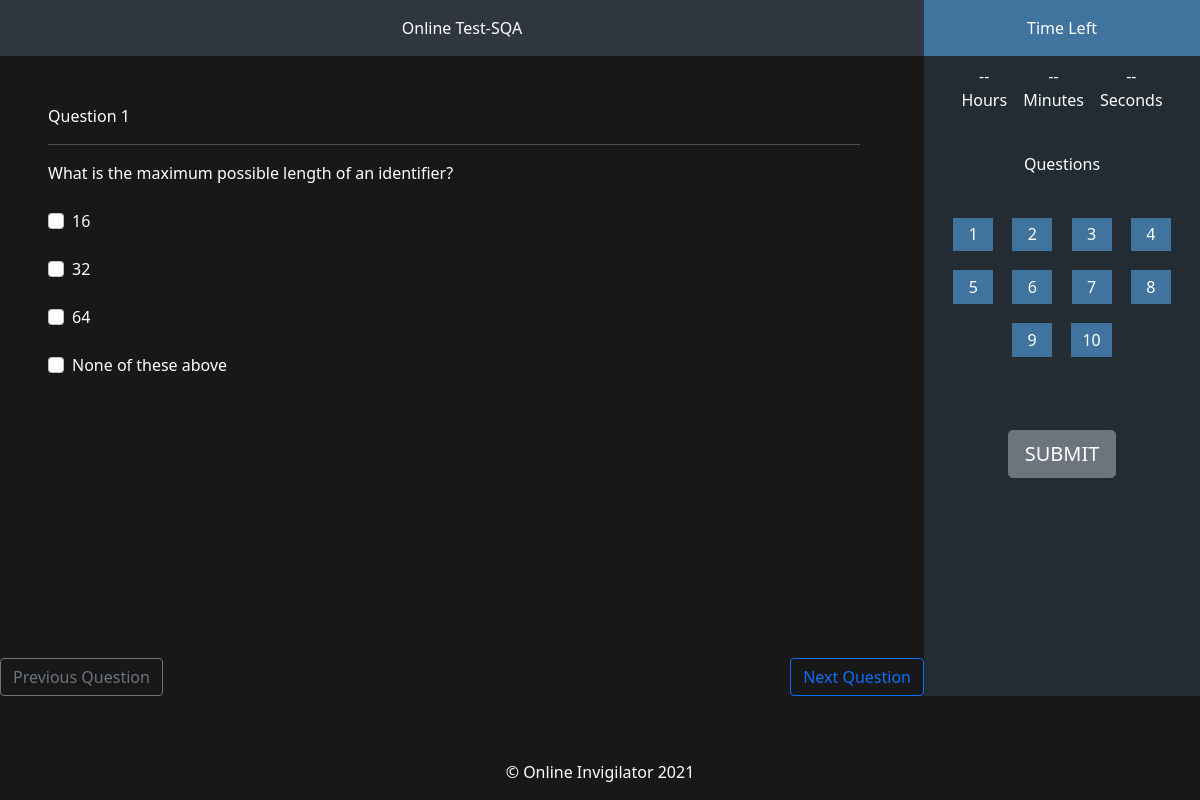
The page /Exam/paper.php?exam=SQA on the database its author committed.
### tables this page shows
CREATE TABLE `sqa_exam` (
  `qid` int(11) NOT NULL,
  `question` varchar(300) NOT NULL,
  `answers` varchar(100) NOT NULL,
  `eid` int(11) DEFAULT NULL
);

### Exam/paper.php (the view, shortened to what this page needs)
<?php
require '../admin/conn.php';
 $exam=$_GET['exam'];
$q= (isset($_GET['q'])) ? $_GET['q'] : 1;
?>
<!DOCTYPE html>
<html lang="en">
	<head>
      <link href="https://cdn.jsdelivr.net/npm/bootstrap@5.0.0-beta3/dist/css/bootstrap.min.css" rel="stylesheet">
  <link rel="stylesheet" href="css/paper.css">
	</head>
<body>
<div class="cont">
	<div class="ppr-cont">
		<div class="hero">
			<span>Online Test-<?php echo $exam; ?></span>
		</div>
		<div class="q-cont">
			<div class="q-sub-cont">
				<div class="q-head">
					<span>Question <?php echo $q; ?></span>
					<hr>
				</div>
				<div class="q-head2">
				<?php
				$table_name=strtolower($exam)."_exam";
						$sql ="select * from ".$table_name." where qid=".$q;
						$result = mysqli_query($conn, $sql);
						while($row=mysqli_fetch_assoc($result)){
				?>
					<div>
						<p><?php echo $row['question']; ?></p>
					</div>
					<div>
						 <form>
						 	<?php
						 	$answers=explode(',',$row['answers']);
						 	foreach ($answers as $answer) {
						 	?>
						 	<div class="form-check ch">
							  <input class="form-check-input" type="checkbox" value="" id="flexCheckDefault">
							  <label class="form-check-label" for="flexCheckDefault">
							  <?php echo $answer; ?>
							  </label>
							</div>
						<?php } ?>
						 </form>
					</div>
				</div>
			</div>
		<?php } ?>
			<div class="forward">
				<button type="button" class="btn btn-outline-primary">Next Question</button>
			</div>
			<div class="back">
				<button type="button" class="btn btn-outline-secondary">Previous Question</button>
			</div>
		</div>
	</div>
	<div class="ppr-control">
		<div class="ppr-control-cont">
			<div class="hero hero1">
				<span>Time Left</span>
			</div>
			<div class="time-cont"  >
				<div>
					<span id="h">--</span>
					<span>Hours</span>
				</div>
				<div>
					<span id="m">--</span>
					<span>Minutes</span>
				</div>
				<div>
					<span id="s">--</span>
					<span>Seconds</span>
				</div>
			</div>
			<div class="q-list">
				<div class="q-hero">
					<span>Questions</span>
				</div>
			</div>
			<div class="q-squares-cont">
				<div class="q-sq-sub">
<?php
$table_name=strtolower($exam)."_exam";
$result = mysqli_query($conn, "SELECT * FROM ".$table_name);
$x=1;
while($row = mysqli_fetch_assoc($result)) {
?>
					<div class="q-square" onclick="
					location.href=window.location.protocol + '//'+  window.location.host +
					 '/invigilator/exam/paper.php?exam=<?php echo $exam?>&q=<?php echo  $row["qid"] ?>';
					"><?php echo $x;?></div>
				<?php $x++; } ?>
				</div>
			</div>
			<div class="submit-btn">
				<button  id="submit" type="button" class="btn btn-secondary btn-lg">SUBMIT</button>
			</div>
		</div>
	</div>
</div>
<div class="footer">
<p>&copy; Online Invigilator <?php echo date("Y", strtotime("+8 HOURS"))?></p>
</div>
</body>
</html>

### Exam/css/paper.css (style rules this page uses)
* { margin:0; padding: 0; }
body { background-color: #181818; }
.cont { display: flex; justify-content: flex-start; }
.cont .ppr-cont { flex-basis: 77%; }
.cont .hero { background-color: #2f3640; display: flex; padding: 1rem 0; justify-content: center; color: #fff; }
.cont .ppr-cont .q-cont { background-color: #181818; padding:3rem 4rem 0 3rem; position: relative; min-height: 80vh; color: #fff; }
.cont .ppr-cont .q-cont .back { position: absolute; bottom: 0; left: 0; }
.cont .ppr-cont .q-cont .forward { position: absolute; bottom: 0; right: 0; }
.cont .ppr-cont .q-cont .q-sub-cont .q-head2 .ch { margin: 1.5rem 0 !important; }
.cont .ppr-control { background-color: #232b33; flex-basis: 23%; color: #fff; }
.cont .ppr-control .ppr-control-cont .hero1 { background-color: #40739e; }
.cont .ppr-control .ppr-control-cont .time-cont { display: flex; justify-content: center; }
.cont .ppr-control .ppr-control-cont .time-cont div { margin: 0.5rem; display:flex; flex-direction: column; justify-content: center; align-items: center; }
.cont .ppr-control .ppr-control-cont .q-list { margin: 2rem 0; }
.cont .ppr-control .ppr-control-cont .q-list .q-hero { text-align: center; }
.cont .ppr-control .ppr-control-cont .q-squares-cont .q-sq-sub { display: flex; flex-wrap: wrap; justify-content: center; }
.cont .ppr-control .ppr-control-cont .q-squares-cont .q-sq-sub .q-square { background-color: #40739e; color: #fff; margin: 0.6rem 0.6rem; padding:0.3rem 0.7rem; text-align: center; flex-basis: 2.5rem; border: 1px #181818; }
.cont .ppr-control .ppr-control-cont .submit-btn { text-align: center; padding-top: 4rem }
.footer { position: fixed; left: 0; bottom: 0; width: 100%; color: white; text-align: center; }

### rows shown on the page
sqa_exam: question "What is the maximum possible length of an identifier?", answers "16", answers "32", answers "64", answers "None of these above"

### other values the page prints
$exam "SQA"
$q "1"
